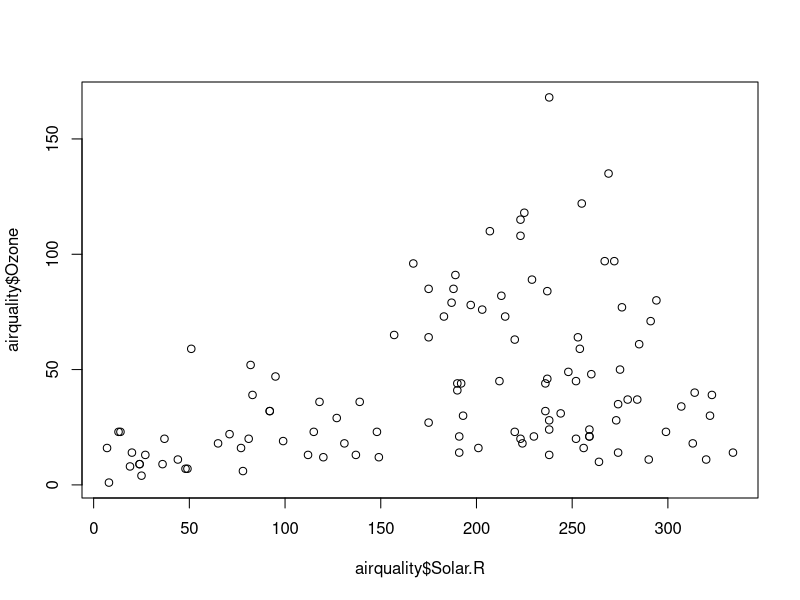
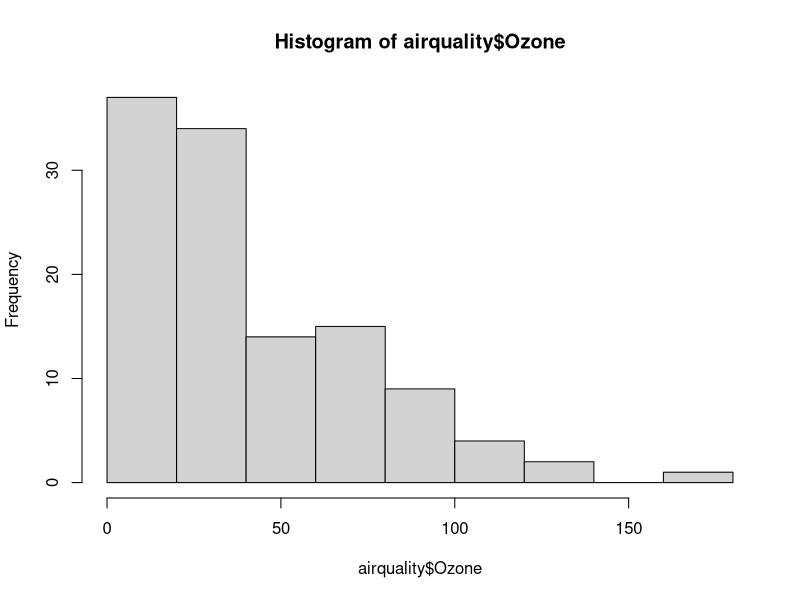
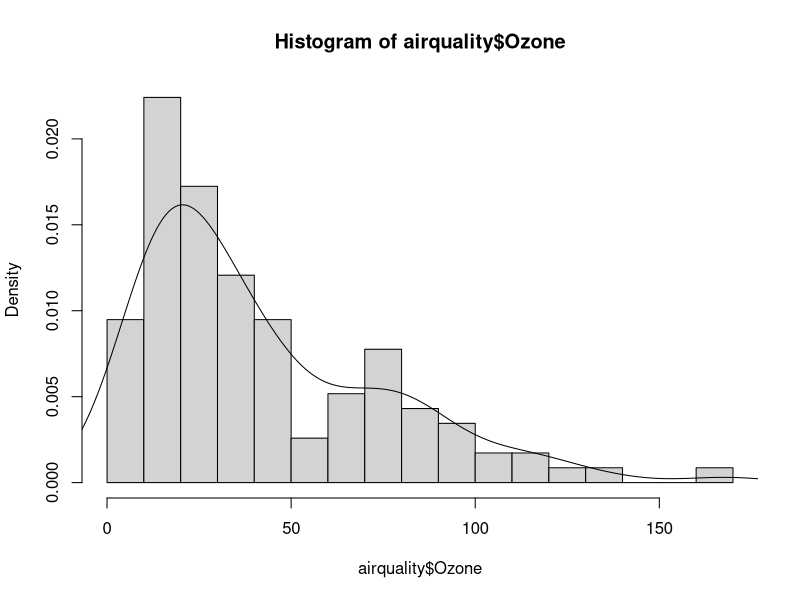
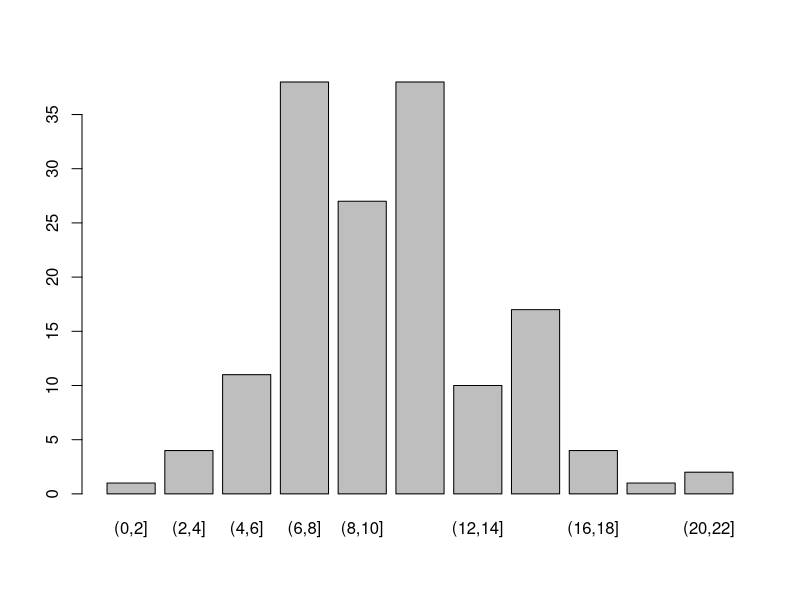
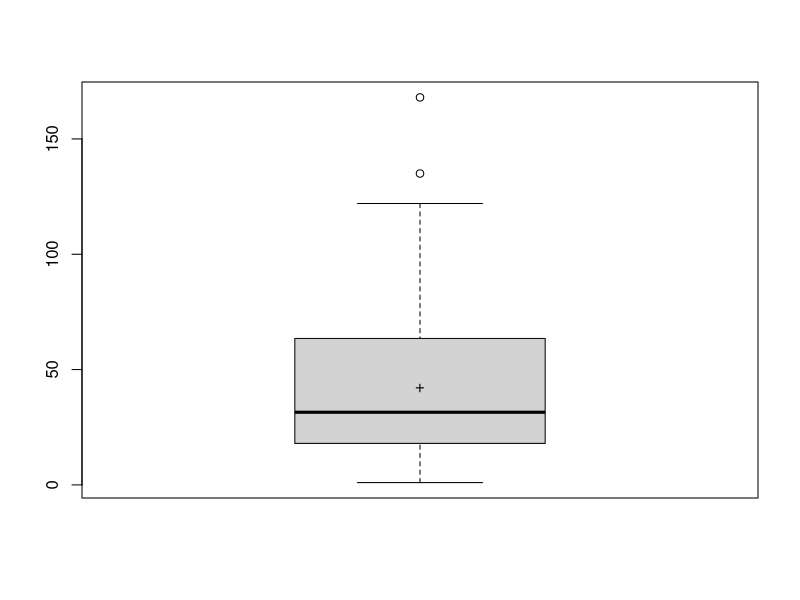
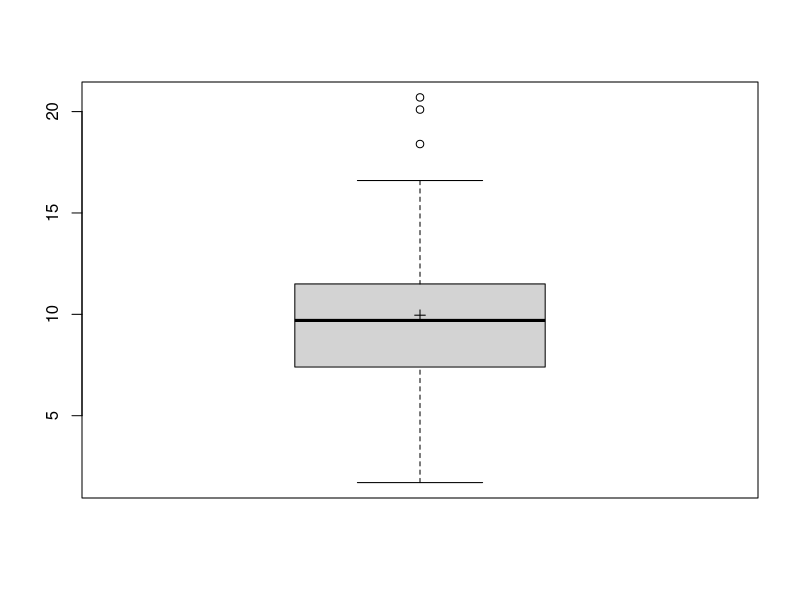
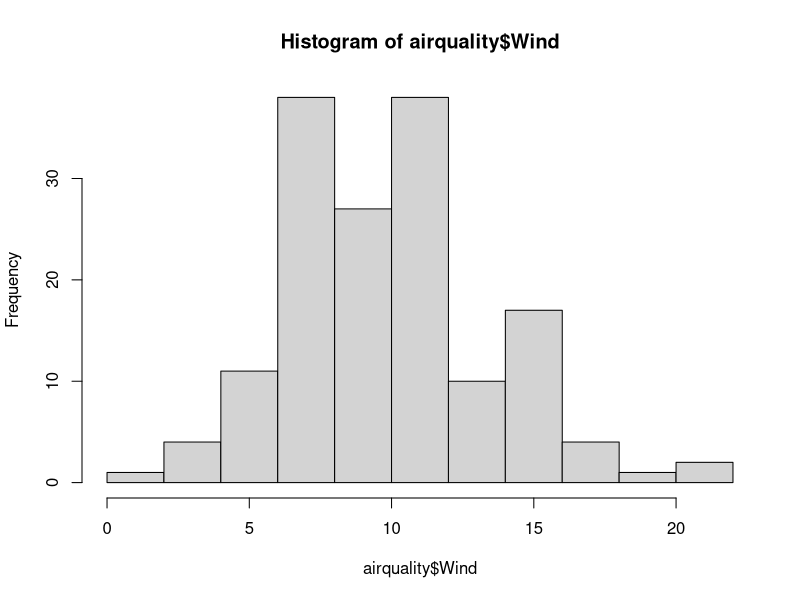
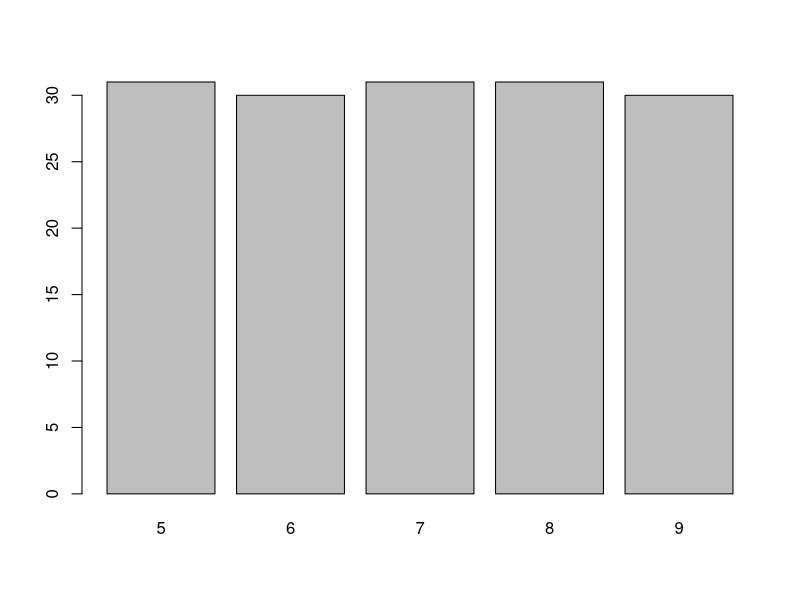

Here is the R script that generated these plots, in order:
## ---- chunk 1
knitr::opts_chunk$set(echo = FALSE, dev="svg")
## ---- chunk 2
2 + 3 
8 ^ 10
log(100)    # Natural logarithm (this is a comment)
## ---- chunk 3
a <- 2
a
class(a)
b <- 13.6788956789
b
print(b, digits = 10)
## ---- chunk 4
a+b
a-b
a*b
a^b
a/b

## ---- chunk 5
n <- as.integer(340000)
class(n)
n <- 2L
class(n)
## ---- chunk 6
a <- "aaa"
b <- "bbb"

paste(a, b, "hola", sep = ", ") 
## ---- chunk 7
3 == 2
b <- 3 != 2 
b
## ---- chunk 8
a <- TRUE
b <- F
a & b # Operator AND
a | b # Operator OR
!b  # Operator NOT
all(a, !b, T)
any(a, b, F)
## ---- chunk 9
as.character(2)
as.numeric(TRUE)
## ---- chunk 10
as.numeric("two")
as.logical("2+2==4")
## ---- chunk 11
pi
LETTERS  # This is vector. We'll come back to that.
## ---- chunk 12
is.na(3/0)
is.null(NULL)
is.infinite(-3e999)
## ---- chunk 13
a <- c(2, 3, 4)
str(a)
a[2]
## ---- chunk 14
a
a + a 
a > 2.5
## ---- chunk 15
a <- c(2, 3, 4)
b <- c(10, 20)
a * b
## ---- chunk 16
a <- c(2, 3, 4)
abs(sin(a))
exp(a)
## ---- chunk 17
length(a)
sum(a)
mean(a)
## ---- chunk 18
a <- c(2, 3, 4)
3 %in% a
c(2,5,3,4) %in% a
## ---- chunk 19
1:10
seq(1, 10, by = 2)
seq(1, 3, length.out = 5) 
## ---- chunk 20
a <- c(8, 2, 5, 3)
sort(a)
a[order(a)]
a[order(a,decreasing = T)]
## ---- chunk 21
a <- 10:40
a[3]
a[4:6]
a[7] <- 0
b <- a[a!=0]
b
length(b)
## ---- chunk 22
a <- c("hola", "adeu","hola", "adeu", "adeu", "bye")
b <- as.factor(a)
as.character(b)   # returns a character vector
as.numeric(b)     # returns an integer vector of level indices
str(b)
## ---- chunk 23
a <- factor(c(3, 1, 3, 1, 1, 2), labels = c("adeu", "bye", "hola"))
a
levels(a)
## ---- chunk 24
dfA <- data.frame(int = 1:10,
                  let = sample(letters, 10, replace = TRUE), 
                  ran = rnorm(10))
dfA
## ---- chunk 25
dim(dfA) # Dimensions
nrow(dfA) # Row count
ncol(dfA) # Column count
## ---- chunk 26
str(dfA)
head(dfA, 3) # First rows, 6 by default
tail(dfA, 2) # Last rows
## ---- chunk 27
dfA[2,3]
dfA[,1]
dfA$let
## ---- chunk 28
a <- list(2, "2", FALSE)
b <- list(3, "hola", c(2, 3, 4))
## ---- chunk 29
a
## ---- chunk 30
b
## ---- chunk 31
length(a)
a[[3]]
b[[3]][1]
## ---- chunk 32
str(b)
## ---- chunk 33
grades <- c("Pass", "Fail", "Good", "Fail",
           "Good", "Excellent", "Pass")
grades <- factor(grades,
        levels = c("Fail", "Pass",
                   "Good", "Excellent"),
        ordered = TRUE)
str(grades)
levels(grades)
## ---- chunk 34
a <- matrix(c(2, 4, -1, 5), ncol = 2)
a
a[2,2]
## ---- chunk 35
a * a # Element-wise product
a %*% a # Matrix product
t(a) # Transposition
det(a) # Determinant
## ---- chunk 36
solve(a) # Inverse
a %*% solve(a)
## ---- chunk 37
str(airquality)
## ---- chunk 38
head(airquality, 10)
## ---- chunk 39
plot(airquality$Solar.R,airquality$Ozone)
## ---- chunk 40
hist(airquality$Ozone)
## ---- chunk 41
hist(airquality$Ozone, breaks = 23, freq = FALSE)
lines(density(airquality$Ozone, na.rm=TRUE))
## ---- chunk 42
barplot(table(cut(airquality$Wind, breaks=seq(0,22,by=2))))
## ---- chunk 43
boxplot(airquality$Ozone)
points(mean(airquality$Ozone, na.rm=TRUE),pch="+")
## ---- chunk 44
str(airquality)
## ---- chunk 45
summary(airquality)
## ---- chunk 46
length(airquality$Ozone)
n <- sum(!is.na(airquality$Ozone))
n
## ---- chunk 47
frec_abs <- table(cut(airquality$Solar.R,
      breaks=c(0,50,100,150,200,
               250,300,350)))
frec_abs

frec_rel <- frec_abs / sum(frec_abs)
frec_rel
## ---- chunk 48
frec_abs <- table(as.factor(airquality$Month))
frec_abs

frec_rel <- frec_abs / sum(frec_abs)
frec_rel
## ---- chunk 49
quantile(airquality$Wind,.1)
quantile(airquality$Wind,0:5*.2)
## ---- chunk 50
# Excel PERCENTILE and R default are type 7
c(min = min(airquality$Wind), quantile(airquality$Wind,0:5*.2),
  max = max(airquality$Wind))    
# Excel PERCENTILE.EXC, SPSS and Minitab default are type 6
c(min = min(airquality$Wind), quantile(airquality$Wind,0:5*.2, type=6),
  max = max(airquality$Wind))

## ---- chunk 51
mean(airquality$Ozone)
mean(airquality$Ozone, na.rm = TRUE)
median(airquality$Ozone, na.rm = TRUE)
## ---- chunk 52
var(airquality$Ozone, na.rm = TRUE) # denominator is n-1
sd(airquality$Ozone, na.rm = TRUE)
range(airquality$Ozone, na.rm = TRUE)
diff(range(airquality$Ozone, na.rm = TRUE))
## ---- chunk 53
IQR(airquality$Ozone, na.rm = TRUE)
mad(airquality$Ozone, na.rm = TRUE) # mean absolute deviation
## ---- chunk 54
# Hampel filter  
lmin <- median(airquality$Wind,.25) - 3 * mad(airquality$Wind)
lmax <- median(airquality$Wind,.75) + 3 * mad(airquality$Wind) 
c(as.numeric(lmin),as.numeric(lmax))
airquality$Wind[airquality$Wind > lmax | airquality$Wind < lmin]
## ---- chunk 55
# IQR method
lmin <- quantile(airquality$Wind,.25) - 1.5 * IQR(airquality$Wind)
lmax <- quantile(airquality$Wind,.75) + 1.5 * IQR(airquality$Wind) 
c(as.numeric(lmin),as.numeric(lmax))
airquality$Wind[airquality$Wind > lmax | airquality$Wind < lmin]
boxplot.stats(airquality$Wind)$out
## ---- chunk 56
boxplot(airquality$Wind)
points(mean(airquality$Wind),pch=3)
## ---- chunk 57
hist(airquality$Wind)
## ---- chunk 58
barplot(table(airquality$Month))
## ---- chunk 59
table(cut(airquality$Wind,breaks = seq(1,21,by=5)),
      cut(airquality$Temp,breaks = seq(50,100,by=10)))
## ---- chunk 60
cor(airquality$Temp,airquality$Wind)
## ---- chunk 61
cor(airquality$Temp,airquality$Wind,method = "spearman")
## ---- chunk 62
plot(airquality$Temp,airquality$Wind)
## ---- chunk 63
rnorm(10)
dnorm(0)
qnorm(.95)
pnorm(1.64)
## ---- chunk 64
df <- data.frame(x = rnorm(1000, mean = 3, sd = 1))
dfT <-data.frame(x = seq(0,6,length.out=101),
      y = dnorm(seq(0,6,length.out=101),mean=3,sd=1))
hist(df$x,breaks=2*ceiling(max(df$x)-min(df$x)))
lines(dfT$x,dfT$y*1000*0.5)
## ---- chunk 65
pnorm(5,mean = 3,sd = 1)
qnorm(.98,mean = 3,sd = 1)
pnorm(1:5,mean = 0,sd = 1)
qnorm(c(0.95,0.975,.99,.995,.999),mean = 0,sd = 1)

## ---- chunk 66
df <- data.frame(x = runif(1000, min = 10, max = 20))
dfT <-data.frame(x = seq(10,20,length.out=101),
      y = dunif(seq(10,20,length.out=101), min=10, max=20))
hist(df$x,breaks=2*ceiling(max(df$x)-min(df$x)))
lines(dfT$x,dfT$y*1000*0.5)
## ---- chunk 67
punif(12, min=10, max=20)
qunif(.90, min=10, max=20)
## ---- chunk 68
df <- data.frame(x = rbinom(100,5,prob=0.5))
barplot(table(df$x))
## ---- chunk 69
pbinom(2,5,prob=0.5)
qbinom(.5,5,.5)
## ---- chunk 70
obs <- c(9, 6, 7, 15, 11, 11, 9, 13, 9, 10)  
exp <- rep(.1, 10)
 
chisq.test(x = obs, p = exp)
## ---- chunk 71
exp <- rep(1:10, obs)
teo <- rep(1:10, 10)
## ---- chunk 72
qqplot(x = exp, y = quantile(teo, (1:length(exp))/length(exp)))
qqline(y = exp, distribution = function(x)  quantile(teo,x),
       probs= c(1/length(exp),1))
## ---- chunk 73
x1 <- rnorm(20, mean = 4, sd = 5)
x2 <- rbeta(20, shape1 = 5, shape2 = .5, ncp = 4)

shapiro.test(x1)
shapiro.test(x2)

## ---- chunk 74
qqnorm(x1)
qqline(x1)
## ---- chunk 75
qqnorm(x2)
qqline(x2)
## ---- chunk 76
x <- rnorm(50, mean = 0, sd = 2)
df <- length(x) - 1
lower <- var(x) * df / qchisq(1 - 0.05/2, df)
upper <- var(x) * df / qchisq(0.05/2, df)
c(lower = lower, var = var(x), upper = upper)
## ---- chunk 77
c(lower = sqrt(lower), sd = sd(x), upper = sqrt(upper))
## ---- chunk 78
x <- rnorm(50, mean = 0, sd = 2)
y <- rnorm(30, mean = 1, sd = 1)
var.test(x, y)
## ---- chunk 79
x <- rlnorm(50, meanlog = 2, sdlog = 1)
y <- rlnorm(30, meanlog = 2, sdlog = .2)
ansari.test(x, y)
## ---- chunk 80
x1 <- round(rnorm(20, mean = 1, sd = 2),1)
x2 <- round(rnorm(20, mean = 3, sd = 2),1)
x3 <- round(rnorm(20, mean = 5, sd = 2),1)
list(x1,x2,x3)
bartlett.test(list(x1,x2,x3))
## ---- chunk 81
x1 <- round(rnorm(20, mean = 1, sd = 2),1)
x2 <- round(rnorm(20, mean = 3, sd = 2),1)
x3 <- round(rnorm(20, mean = 5, sd = 2),1)

xs <- data.frame(
  group = factor(c(rep(1, length(x1)),rep(2, length(x2)),
            rep(3, length(x3)))),
  y = c(x1,x2,x3),
  centered = c(x1 - median(x1),x2 - median(x2),x3 - median(x3)))

boxplot(y~group,data=xs)
## ---- chunk 82
boxplot(centered~group,data=xs)
## ---- chunk 83
x <- rnorm(10, mean = 2, sd = .5)
x
## ---- chunk 84
t.test(x)
## ---- chunk 85
x <- rnorm(10, mean = 3, sd = .5) ^ 3
x
wilcox.test(x, conf.int = TRUE)
## ---- chunk 86
x <- rnorm(10, mean = 2, sd = .5)
x
## ---- chunk 87
t.test(x, mu = 1.5)
## ---- chunk 88
median(x^3)
wilcox.test(x ^ 3, mu = 8)
## ---- chunk 89
x <- rnorm(10, mean = 3, sd = 1)
y <- rnorm(10, mean = 3.5, sd = 1)
list(x = x,y = y)
## ---- chunk 90
t.test(x - y)
## ---- chunk 91
t.test(x, y, paired = TRUE)
## ---- chunk 92
x <- rlnorm(10, meanlog = 3, sdlog = 1)
y <- rlnorm(10, meanlog = 3.5, sdlog = 1)
list(x = x,y = y)
## ---- chunk 93
wilcox.test(x - y)
## ---- chunk 94
wilcox.test(x, y, paired = TRUE)
## ---- chunk 95
x <- rnorm(10, mean = 3, sd = 1)
y <- rnorm(14, mean = 3.5, sd = 2)
list(x = x,y = y)
## ---- chunk 96
t.test(x, y, var.equal = FALSE)
## ---- chunk 97
x <- rlnorm(10, meanlog = 3, sdlog = 1)
y <- rlnorm(14, meanlog = 3.5, sdlog = 2)
list(x = x,y = y)
## ---- chunk 98
wilcox.test(x, y)
## ---- chunk 99
x <- c(rnorm(10, mean = 3, sd = 1),
       rnorm(8, mean = 3.2, sd = 1),
       rnorm(10, mean = 4, sd = 1))
g <- factor(c(rep(1,10), rep(2,8), rep(3,10)))
test <- aov(x ~ g)
summary(test)
## ---- chunk 100
x <- c(rnorm(10, mean = 3, sd = 1),
       rnorm(8, mean = 3.2, sd = 4),
       rnorm(10, mean = 4, sd = 2))
g <- factor(c(rep(1,10), rep(2,8), rep(3,10)))
oneway.test(x ~ g)
## ---- chunk 101
x <- c(runif(10, min = 2, max = 4),
       runif(8, min = 1.5, max = 3.5),
       runif(10, min = 3, max = 5))
g <- factor(c(rep(1,10), rep(2,8), rep(3,10)))
kruskal.test(x ~ g)
## ---- chunk 102
x <- c(rnorm(10, mean = 3, sd = 1),
       rnorm(8, mean = 3.2, sd = 1),
       rnorm(10, mean = 4, sd = 1))
g <- factor(c(rep(1,10), rep(2,8), rep(3,10)))

xs <- data.frame(y = x, group = g)
  
boxplot(y~group, data=xs)
## ---- chunk 103
form1 <- y ~ x              # recta
class(form1)
## ---- chunk 104
fit1 <- lm(Ozone ~ Solar.R, data=airquality)
summary(fit1)
## ---- chunk 105
fit2 <- lm(Ozone ~ Solar.R + Temp, data=airquality)
summary(fit2)
## ---- chunk 106
df <- airquality
df$Month <- factor(df$Month)
fit3<- lm(Temp ~ Month, data=df)
summary(fit3)
## ---- chunk 107
df <- na.omit(data.frame(x=airquality$Solar.R, y=airquality$Ozone,
  predict(fit1, newdata=airquality, interval="prediction")))
head(df)
## ---- chunk 108
df2 <- data.frame(
  Solar.R = seq(min(airquality$Solar.R,na.rm=TRUE),
                max(airquality$Solar.R,na.rm=TRUE), length.out = 201))
df2 <- cbind(df2, predict(fit1, 
  newdata = df2, interval="prediction"))

plot(range(df2$Solar.R),range(c(df2$lwr,df2$upr)),type="n")
lines(df2$Solar.R,df2$fit,type="l",lwd=2)
lines(df2$Solar.R,df2$upr,col="grey",lwd=1)
lines(df2$Solar.R,df2$lwr,col="grey",lwd=1)
points(airquality$Solar.R,airquality$Ozone,pch="+")
## ---- chunk 109
df <- na.omit(airquality[,c(2,1)])
head(cbind(df,fit=fit1$fitted.values, res=fit1$residuals))
## ---- chunk 110
shapiro.test(fit1$residuals)
## ---- chunk 111
fligner.test(fit1$residuals, cut(1:length(fit1$residuals),breaks=3))
fligner.test(fit1$residuals,
             cut(fit1$fitted.values-median(fit1$fitted.values),breaks=3))
## ---- chunk 112
plot(fit1, which=1)
## ---- chunk 113
plot(fit1, which=2)
## ---- chunk 114
plot(fit1, which=3)
## ---- chunk 115
plot(fit1, which=4)
## ---- chunk 116
plot(fit1, which=5)
## ---- chunk 117
plot(fit1, which=6)
## ---- chunk 118
df <- data.frame(number=1:5, letters[1:5], c(rep("a", 3), rep("b", 2)))
df
## ---- chunk 119
colnames(df) <- c("var1", "var2", "var3") 
rownames(df) <- paste("subject00", 1:5, sep = "")
df
## ---- chunk 120
df2 <- cbind(df, rnorm(5)) # adding a vector to the data frame
df2$var5 <- 5:1 # assigning values to a new named column
df2
## ---- chunk 121
df2 <- rbind(df, list(6, "e", "b"))
df2
## ---- chunk 122
df[1:3,]
df[,c(1,3)]
## ---- chunk 123
df[-(3:4),-2]
## ---- chunk 124
df[,"var2"]
df$var3
df[,c("var2","var3")]
## ---- chunk 125
df[c(T,T,F,T,F), c(T,F,T)]
df[df[,1] == 3 | df[,3] == "b",]
## ---- chunk 126
df <- data.frame(1:5, letters[1:5], c(rep("a", 3), rep("b", 2)))
colnames(df) <- c("var1", "var2", "var3") 
rownames(df) <- paste("subject00", 1:5, sep = "")
df <- df[-2,]
df$var2 <- NULL
## ---- chunk 127
df
## ---- chunk 128
df[2,2] <- NA
df <- na.omit(df)

df

## ---- chunk 129
dfExp <- expand.grid(A=c(-1,1),B=c(-1,1), C=c(0,1,2))
dfExp
## ---- chunk 130
dfC <- data.frame(C=c(0,1,2),
    condC=c("hexane","cyclohexane","THF"))
dfExp <- merge(dfExp, dfC)
head(dfExp)
